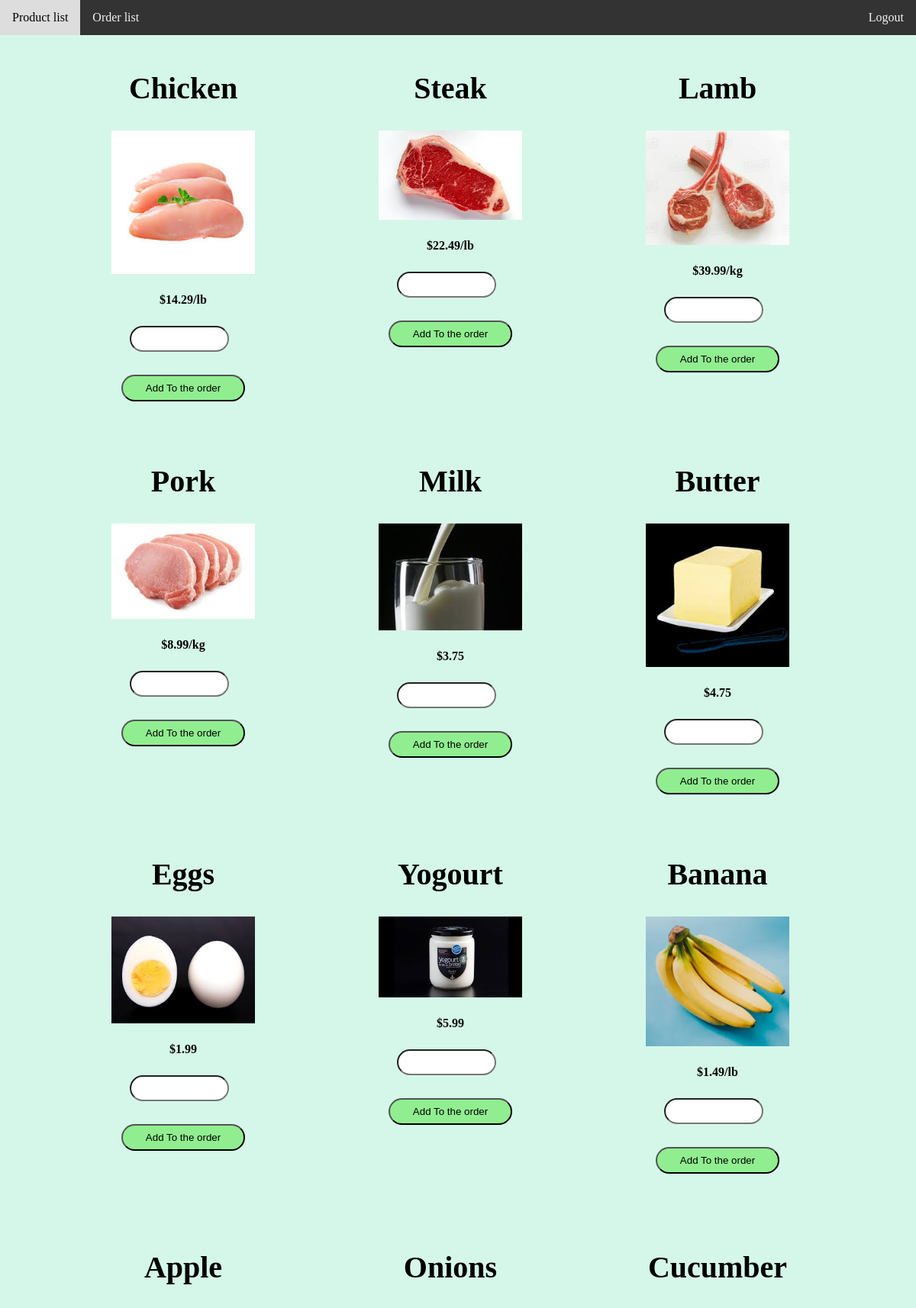
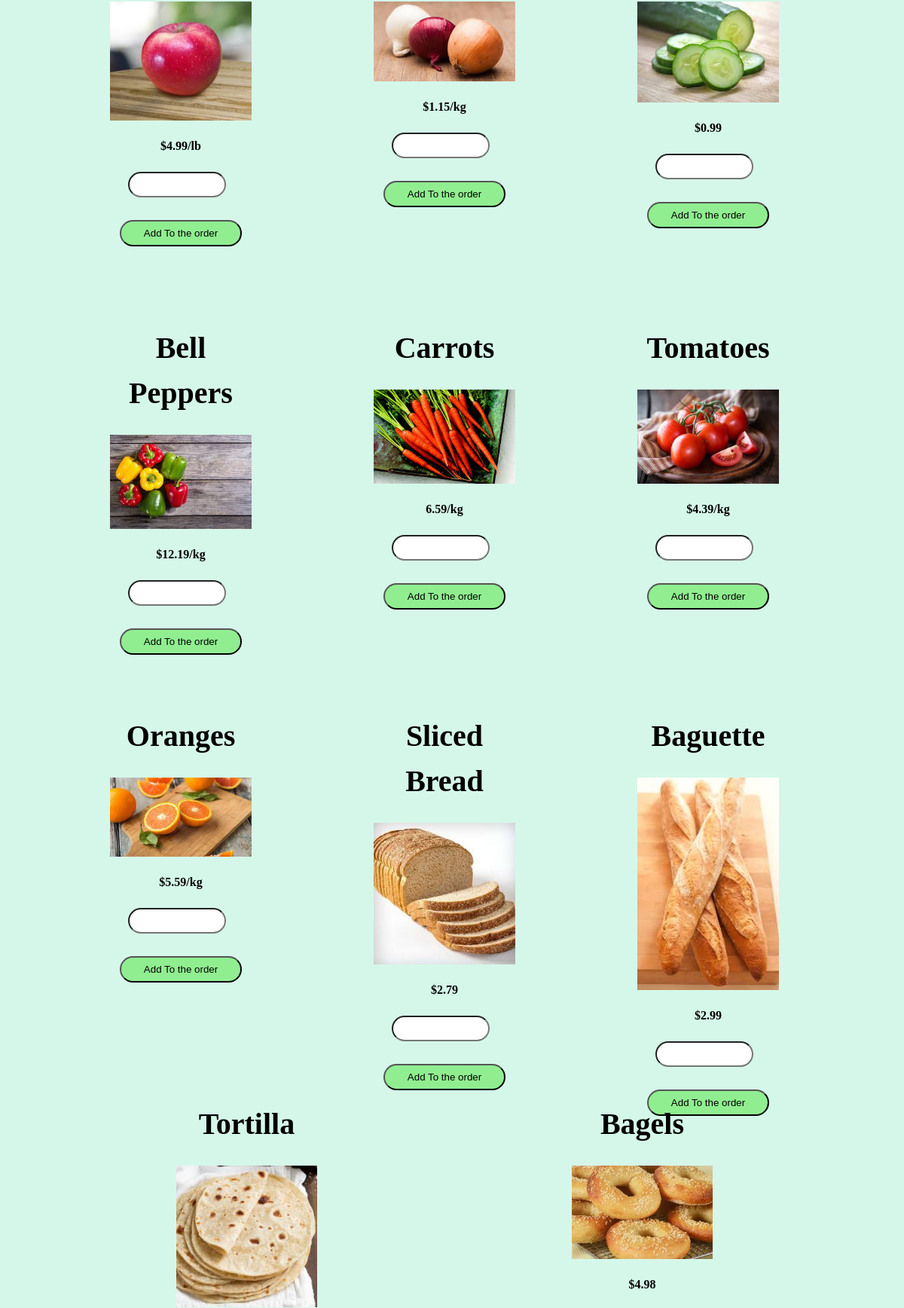
Page /verdi/P12.php (upper part) on the committed database (2 pictures, top to bottom).
### tables this page shows
CREATE TABLE `products` (
  `product_id` int(3) NOT NULL,
  `product_name` varchar(255) NOT NULL,
  `product_link` varchar(255) NOT NULL,
  `product_img` text NOT NULL,
  `product_price` varchar(255) NOT NULL,
  `prod_price_calc_p4` varchar(255) NOT NULL,
  `priceVar` varchar(255) NOT NULL,
  `product_facts` text NOT NULL,
  `product_inventory` varchar(255) NOT NULL,
  `product_qty` varchar(255) NOT NULL,
  `product_addToCart_P3` varchar(255) NOT NULL,
  `product_id_p4` varchar(255) NOT NULL,
  `product_add_p4` varchar(255) NOT NULL,
  `product_data_p4` varchar(255) NOT NULL,
  `product_delete_p4` varchar(255) NOT NULL,
  `product_remove_p4` varchar(255) NOT NULL,
  `product_total_price` varchar(255) NOT NULL,
  `visible` varchar(255) NOT NULL
);

### verdi/P12.php (the view, shortened to what this page needs)
<!DOCTYPE html>
<html lang="en">
<head>
    <link rel="stylesheet" href="myStyle.css">
</head>
<?php  include "db.php"?>
<div>
    <header class="topnav">
            <a href="P7_admin.php"style="font-family: Georgia, 'Times New Roman', Times, serif; font-size:medium">Product list</a>
            <a href="P11.php"style="font-family: Georgia, 'Times New Roman', Times, serif; font-size:medium">Order list</a>
        <div class="topnav-right">
            <a href="P5.php"style="font-family: Georgia, 'Times New Roman', Times, serif; font-size:medium">Logout</a>
        </div>
    </header>
</div>
<body>
    <div class="products">
        <div class="products_row">
        <?php
$query = "SELECT * FROM products";
$select_products = mysqli_query($connection, $query);
while($row = mysqli_fetch_assoc($select_products)){
    $product_name = $row['product_name'];
    $product_img = $row['product_img'];
    $product_price = $row['product_price'];
    $product_qty = $row['product_qty'];
    $product_addToCart_P3 = $row['product_addToCart_P3'];
    ?>
    <div>
            <div class="col-2">
                <div class="img2">
                <h1 style="font-size:40px"><?php echo $product_name; ?></h1>
                <img src="picturesD/<?php echo $product_img;?>">
                <h4><?php echo $product_price;?></h4>
                <input type="number" value="1" min="0" id="<?php echo $product_qty; ?>">
                <button href="" class="first_button" onclick="<?php echo $product_addToCart_P3; ?>">Add To the order</button>
                </div>
            </div>
            <div class="col-2">
            </div>
            <br><br><br><br><br><br><br><br><br><br>
    </div>
            <?php
}
?>
        </div>
    </div>
</body>
</html>

### verdi/myStyle.css (style rules this page uses)
* { margin: 0; padding: 0; box-sizing: border-box; }
.topnav { overflow: hidden; background-color: #333; }
.topnav a { float: left; color: #f2f2f2; text-align: center; padding: 14px 16px; text-decoration: none; font-family: 'Brush Script MT'; font-size: 26px; }
.topnav-right { float: right; }
.img2 { width: 100%; height: auto; width: 250px; height: 250px; }
a { text-decoration: none; color: black; font-family: 'Brush Script MT'; font-size: 26px; }
.col-2 { flex-basis: 50%; min-width: 300px; text-align: center; }
.col-2 img { display: block; margin-left: auto; margin-right: auto; width: 75%; height: auto; }
.col-2 h1 { font-family: Georgia, 'Times New Roman', Times, serif; text-align: center; font-size: 60px; line-height: 60px; margin: 25px; }
.col-2 h4 { font-family: Georgia, 'Times New Roman', Times, serif; text-align: center; margin: 25px; }
.first_button { display: inline-block; background: #90EE90; padding: 8px 30px; margin: 30px 0; border-radius: 30px; }
.products_row { display: flex; align-items: center; flex-wrap: wrap; justify-content: space-around; }
.products { max-width: 1100px; margin: auto; padding-left: 25px; padding-right: 25px; }
.products .col-2 { padding: 15px; }
.col-2 input { font-weight: bold; font-size: 12px; width: 130px; padding: 8px 30px; margin-right: 10px; border-radius: 30px; text-align: center; }

### verdi/P12.php (style rules this page uses)
body { background-color: rgb(213, 247, 233); }
img { width: 100%; height: auto; width:142px; height: 142px; }

### rows in the picture
products: product_name "Chicken", product_img (picture), product_price "$14.29/lb"
products: product_name "Steak", product_img (picture), product_price "$22.49/lb"
products: product_name "Lamb", product_img (picture), product_price "$39.99/kg"
products: product_name "Pork", product_img (picture), product_price "$8.99/kg"
products: product_name "Milk", product_img (picture), product_price "$3.75"
products: product_name "Butter", product_img (picture), product_price "$4.75"
products: product_name "Eggs", product_img (picture), product_price "$1.99"
products: product_name "Yogourt", product_img (picture), product_price "$5.99"
products: product_name "Banana", product_img (picture), product_price "$1.49/lb"
products: product_name "Apple", product_img (picture), product_price "$4.99/lb"
products: product_name "Onions", product_img (picture), product_price "$1.15/kg"
products: product_name "Cucumber", product_img (picture), product_price "$0.99"
products: product_name "Bell Peppers", product_img (picture), product_price "$12.19/kg"
products: product_name "Carrots", product_img (picture), product_price "6.59/kg"
products: product_name "Tomatoes", product_img (picture), product_price "$4.39/kg"
products: product_name "Oranges", product_img (picture), product_price "$5.59/kg"
products: product_name "Sliced Bread", product_img (picture), product_price "$2.79"
products: product_name "Baguette", product_img (picture), product_price "$2.99"
products: product_name "Tortilla", product_img (picture)
products: product_name "Bagels", product_img (picture), product_price "$4.98"
